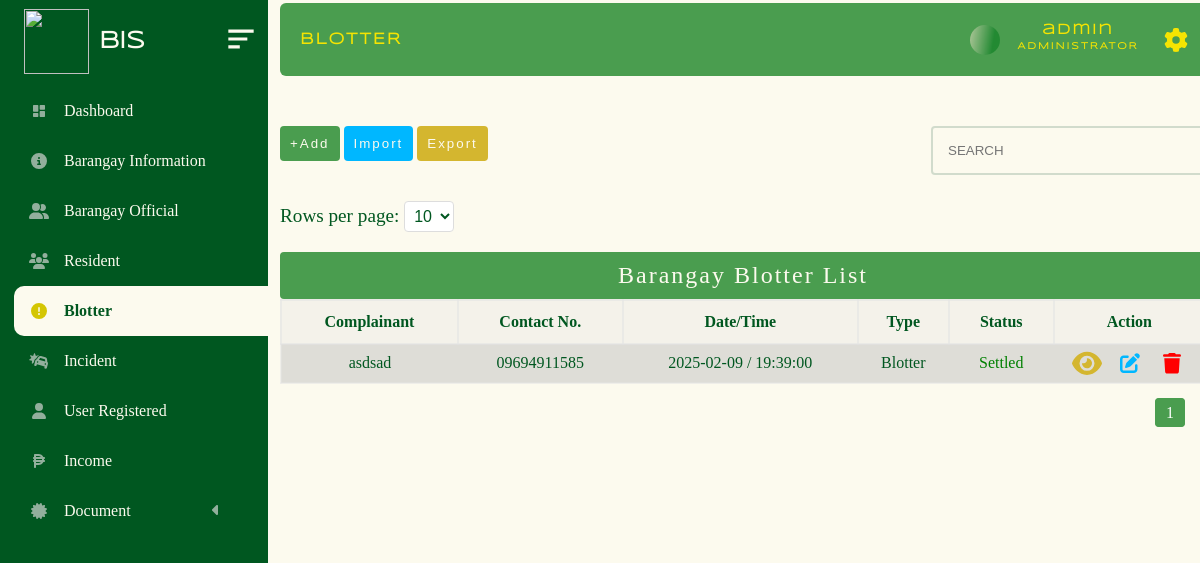
Page /administrator/admin_panel/blotter.php (signed in) on the committed database.
### tables this page shows
CREATE TABLE `barangay_blotter` (
  `subject` varchar(200) NOT NULL,
  `cell_no` varchar(200) NOT NULL,
  `place` varchar(200) NOT NULL,
  `tanod` varchar(200) NOT NULL,
  `date` date NOT NULL,
  `time` time NOT NULL,
  `status` int(11) NOT NULL,
  `id` bigint(20) NOT NULL,
  `complainant` varchar(200) NOT NULL,
  `age` int(11) NOT NULL,
  `address_complainant` varchar(200) NOT NULL,
  `complained_name` varchar(200) NOT NULL,
  `add_complained_name` varchar(200) NOT NULL,
  `details_reason` text NOT NULL,
  `type` varchar(200) NOT NULL
);

### administrator/admin_panel/brgy_blotter/blotter.php (the view, shortened to what this page needs)
<!DOCTYPE html>
<html lang="en">
<head>
</head>
<body>
            <?php require("../../database/conn_db.php");
           $page = isset($_GET['page']) ? max(1, (int)$_GET['page']) : 1;
           $limit = isset($_GET['limit']) ? max(1, (int)$_GET['limit']) : 10;
           $offset = ($page - 1) * $limit;
           $countQuery = "SELECT COUNT(*) AS total FROM barangay_resident";
           $countResult = $conn->query($countQuery);
           $totalRows = $countResult->fetch_assoc()['total'];
           $totalPages = max(1, ceil($totalRows / $limit));
            $sql = "SELECT * FROM barangay_blotter ORDER BY id DESC LIMIT $limit OFFSET $offset ";
            $result = $conn->query($sql);
            if ($result->num_rows > 0) {?>
             <div class="limit-selector">
                    <form method="GET" action="">
                        <label for="limit">Rows per page:</label>
                        <select name="limit" id="limit" onchange="this.form.submit()">
                            <option value="10" <?php if ($limit == 10) echo 'selected'; ?>>10</option>
                        </select>
                    </form>
                </div>
            <table>
                    <caption>Barangay Blotter List</caption>
                    <tr>
                        <th>Complainant</th>
                        <th>Contact No.</th>
                        <th>Date/Time</th>
                        <th>Type</th>
                        <th>Status</th>
                        <th>Action</th>
                    </tr>
                    <?php
                         while($row = $result->fetch_assoc()) {
                            $cell_no = $row ["cell_no"];
                            $date = $row ["date"];
                            $time = $row ["time"];
                            $status = $row ["status"];
                            $type = $row ["type"];
                            $complainant = $row ["complainant"];
                            ?>
                             <tr class = "table_hover">
                                    <td><?php echo  $complainant ?></td>
                                    <td><?php echo  $cell_no ?></td>
                                    <td><?php echo  $date . " / " .  $time ?></td>
                                    <td  ><?php echo  $type; ?></td>
                                    <td><?php  $status;
                                        if($status == 1){
                                            echo "<p style='color:red;'>Active</p>";
                                        }elseif($status == 2){
                                            echo "<p style='color:green;'>Settled</p>";
                                        }
                                        elseif($status == 3){
                                            echo "<p style='color:orange;'>Schedule</p>";
                                        }
                                    ?></td>
                                <td>
                                    <div id = "form_up_del_official">
                                    <button  id = "view_resident_btn"  class = "view_btn" data-id= <?php echo $row ["id"] ?>>
                                    </button>
                                        <button  id = "update_official_btn" class = "update_btn" data-id= <?php echo $row ["id"] ?>></button>
                                        <button id = "delete_official_btn" class = "delete_btn_blotter" data-id= <?php echo $row ["id"] ?>></button>
                                    </div>
                                </td>
                            </tr>
                            <?php
                        }
                    ?>
            </table>
<div class="pagination">
    <?php for ($i = 1; $i <= $totalPages; $i++): ?>
        <a href="?page=<?php echo $i; ?>&limit=<?php echo $limit; ?>" class="<?php echo $i == $page ? 'active' : ''; ?>">
            <?php echo $i; ?>
        </a>
    <?php endfor; ?>
</div>
    <?php
}
?>
                        <?php include("update_temp.php");?>
                        <?php include('view_temp.php')?>
</body>
</html>

### administrator/admin_panel/style.css/mian.stylecss.css (style rules this page uses)
* { margin: 0px; padding: 0px; box-sizing: content-box; list-style-type: none ; }
html { scroll-behavior: smooth; }
:root { --bg-color: #FCFAEE; --2nd-bg-color:#4A9D4f; --sub-bg-color: #005720 ; --1st-text-color: #005720 ; --2nd-text-color: rgb(53, 53, 53); --3rd-text-color: #FCFAEE; --btn-color: #F5E402; --other-color :rgb(0, 183, 255); }
body { background-color: var(--bg-color); position: relative; min-height: 100%; width: 100%; overflow: scroll; overflow-x: hidden; }

### administrator/admin_panel/style.css/brgy.blotter.css (style rules this page uses)
* { margin: 0px; padding: 0px; box-sizing: content-box; list-style-type: none ; }
:root { --bg-color: #FCFAEE; --2nd-bg-color:#4A9D4f; --sub-bg-color: #005720 ; --1st-text-color: #005720 ; --2nd-text-color: rgb(53, 53, 53); --3rd-text-color: #FCFAEE; --btn-color: #d4b62f; --other-color :rgb(0, 183, 255); }
body { background-color: #FCFAEE; background-repeat: no-repeat; background-size: cover; }
table { border: 2px solid rgba(228, 228, 228, 0.39); margin-left: 0px; margin-top: -40px; background-color: rgba(226, 226, 226, 0.322); width: 77vw; border-collapse: collapse; transition: all 0.5s ease; border-radius:4px; font-family: "sub_text"; color: var(--1st-text-color); }
table td { padding: 5px; text-align: center; }
table th { border: 2px solid rgba(226, 226, 226, 0.562); padding: 12px; }
table tr:nth-child(even) { background-color: #a7a5a548; }
caption { font-size: 2vw; letter-spacing: 2px; background-color: var(--2nd-bg-color); padding-bottom: 10px; padding-top: 10px; color: var(--bg-color); border-radius: 4px; }
.pagination { margin: 20px 0; float: right; margin-right: -10px; padding-bottom: 60px; }
.pagination a { margin: 0 5px; padding: 5px 10px; text-decoration: none; color: var(--1st-text-color); border: 1px solid #ddd; border-radius: 4px; }
.pagination a.active { background-color: var(--2nd-bg-color); color: white; border: 1px solid var(--2nd-bg-color); }
.limit-selector { margin-top: -50px; margin-left: -50px; padding-left: -90px; color: #005720; font-family: "sub_text"; transition: all 0.5s ease; font-size: 1.2rem; }
.limit-selector select { padding: 5px; border-radius: 4px; border: 1px solid #ddd; width: max-content; color: #005720; height: max-content; background-color: white; margin-top: 40px; }
#form_up_del_official { display: flex; justify-content:space-evenly ; align-items: center; }
#update_official_btn { color: var(--bg-color); cursor: pointer; padding: 3px 5px 3px 5px; background-color: transparent; border-radius: 4px; font-size: 0.9rem; outline: none; border: none; }
#update_official_btn svg { width: 20px; fill: var(--other-color); }
#delete_official_btn { color: var(--bg-color); cursor: pointer; padding: 3px 5px 3px 5px; background-color: transparent; border-radius: 4px; border: 1px solid rgb(197, 197, 197); outline: none; border: none; font-size: 0.9rem; }
#delete_official_btn svg { width: 18px; fill: red; }
#view_resident_btn { color: var(--bg-color); cursor: pointer; background-color:transparent; border-radius: 4px; border: 1px solid rgb(197, 197, 197); outline: none; border: none; font-size: 0.9rem; width: 30px; }
#view_resident_btn svg { fill: #d4b62f; }

### administrator/admin_panel/brgy_blotter/brgy_blotter_upd.css (style rules this page uses)
* { margin: 0px; padding: 0px; box-sizing: content-box; list-style-type: none ; }
html { scroll-behavior: smooth; }
:root { --bg-color:#FCFAEE; --2nd-bg-color:#4A9D4f; --sub-bg-color: #005720 ; --1st-text-color: #005720 ; --2nd-text-color: rgb(53, 53, 53); --3rd-text-color: #FCFAEE; --btn-color: #F5E402; --other-color :rgb(0, 183, 255); }
body { background-repeat: no-repeat; background-size: cover; background-color: var(--bg-color); }
form { padding: 50px; }
form input, select { width: 250px; height: 25px; padding: 5px 5px 5px 10px; margin-top: 5px ; margin-bottom: 10px; border-radius: 4px; color: #4A9D4f; border: none; }
form label { font-size: 1rem; font-family: "sub_text"; color: #005720; }

### administrator/admin_panel/brgy_blotter/import_temp.php (style rules this page uses)
* { margin: 0px; padding: 0px; box-sizing: content-box; list-style-type: none ; }
:root { --bg-color: #FCFAEE; --2nd-bg-color:#4A9D4f; --sub-bg-color: #005720 ; --1st-text-color: #005720 ; --2nd-text-color: rgb(53, 53, 53); --3rd-text-color: #FCFAEE; --btn-color: #d4b62f; --other-color :rgb(0, 183, 255); }

### rows in the picture
barangay_blotter: complainant "asdsad", cell_no "09694911585", date "2025-02-09", time "19:39:00", type "Blotter", status "Settled"
